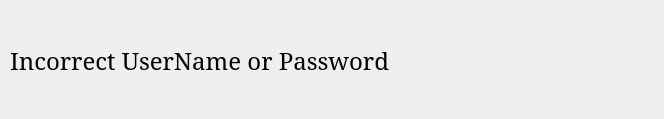
<?xml version="1.0" encoding="UTF-8"?>
<ui version="4.0">
 <class>Dialog</class>
 <widget class="QDialog" name="Dialog">
  <property name="geometry">
   <rect>
    <x>0</x>
    <y>0</y>
    <width>664</width>
    <height>119</height>
   </rect>
  </property>
  <property name="font">
   <font>
    <family>MS Serif</family>
    <weight>75</weight>
    <bold>true</bold>
   </font>
  </property>
  <property name="windowTitle">
   <string>Dialog</string>
  </property>
  <widget class="QLabel" name="ErrorMessg">
   <property name="geometry">
    <rect>
     <x>10</x>
     <y>10</y>
     <width>641</width>
     <height>101</height>
    </rect>
   </property>
   <property name="font">
    <font>
     <family>SimSun</family>
     <pointsize>18</pointsize>
     <weight>50</weight>
     <bold>false</bold>
    </font>
   </property>
   <property name="text">
    <string>Incorrect UserName or Password</string>
   </property>
   <property name="textFormat">
    <enum>Qt::AutoText</enum>
   </property>
  </widget>
 </widget>
 <resources/>
 <connections/>
</ui>
